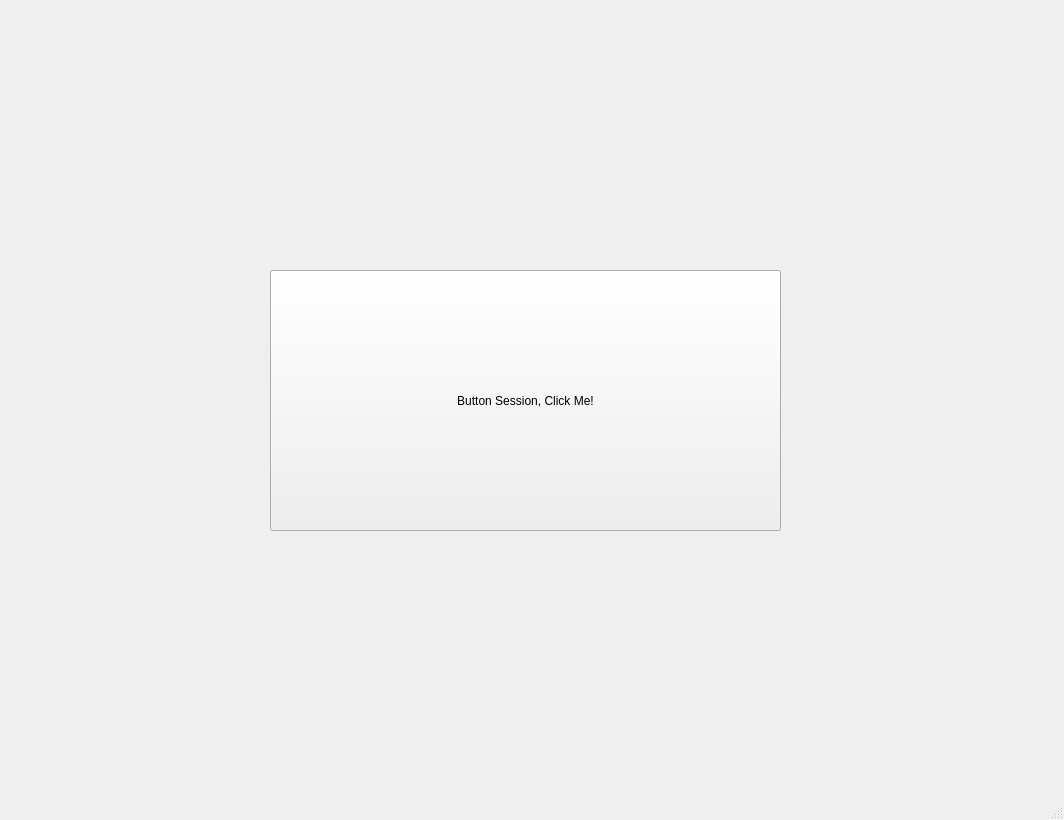
<?xml version="1.0" encoding="UTF-8"?>
<ui version="4.0">
 <class>MainWindow</class>
 <widget class="QMainWindow" name="MainWindow">
  <property name="geometry">
   <rect>
    <x>0</x>
    <y>0</y>
    <width>1064</width>
    <height>820</height>
   </rect>
  </property>
  <property name="windowTitle">
   <string>MainWindow</string>
  </property>
  <widget class="QWidget" name="centralwidget">
   <widget class="QPushButton" name="pushButton">
    <property name="geometry">
     <rect>
      <x>270</x>
      <y>270</y>
      <width>511</width>
      <height>261</height>
     </rect>
    </property>
    <property name="text">
     <string>Button Session, Click Me!</string>
    </property>
   </widget>
  </widget>
  <widget class="QMenuBar" name="menubar">
   <property name="geometry">
    <rect>
     <x>0</x>
     <y>0</y>
     <width>1064</width>
     <height>19</height>
    </rect>
   </property>
  </widget>
  <widget class="QStatusBar" name="statusbar"/>
 </widget>
 <resources/>
 <connections/>
</ui>
